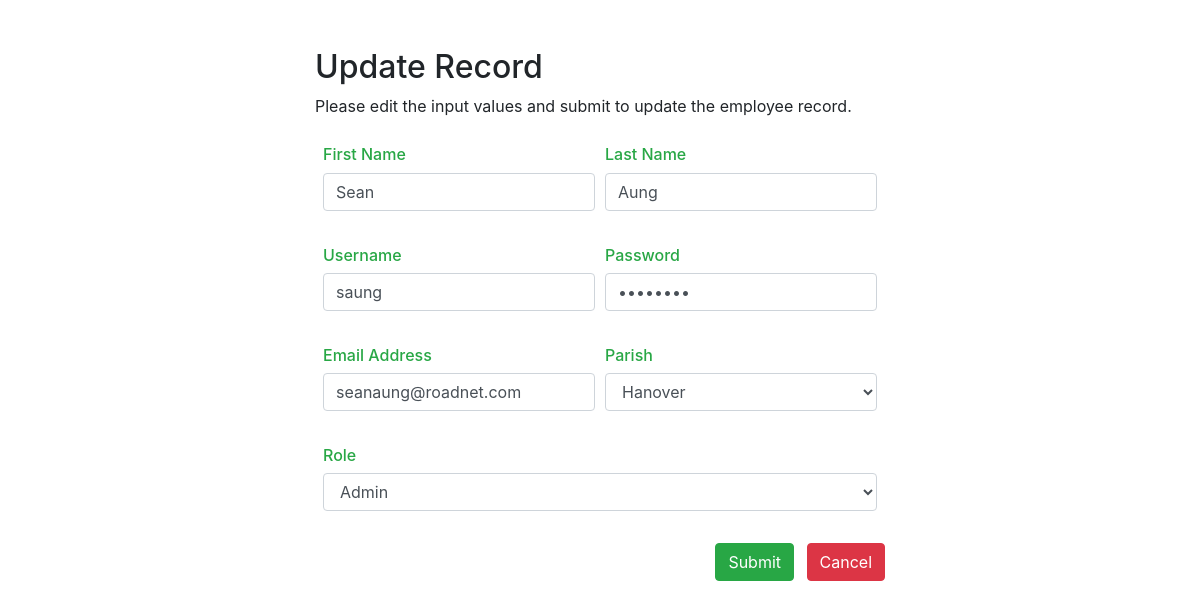
Screenshot of /admin/update.php?id=1 (signed in) with the database file from the repository.
### tables this page shows
CREATE TABLE employee (
    eid int NOT NULL UNIQUE AUTO_INCREMENT,
    fname VARCHAR(30) NOT NULL,
    lname VARCHAR(30) NOT NULL,
    username VARCHAR(30) NOT NULL,
    password VARCHAR(25) NOT NULL,
    email VARCHAR(50) NOT NULL,
    parish VARCHAR(25) NOT NULL,
    role VARCHAR(20) NOT NULL,

    PRIMARY KEY (eid)
);

### admin/update.php (the view, shortened to what this page needs)
<?php
require_once "config.php";
$fname = $lname = $username = $password =$email = $parish = $role = "";
if (isset($_POST["id"]) && !empty($_POST["id"])) {
    $id = $_POST["id"];
    $fname =  $_POST["fname"];
    $lname = $_POST["lname"];
    $username = $_POST["username"];
    $password = $_POST["password"];
    $email = $_POST['email'];
    $parish = $_POST["parish"];
    $role = $_POST["role"];
    $sql = "UPDATE employee SET fname=?, lname=?, username=?, password=?, email=?, parish=?, role=? WHERE eid=?";
    if ($stmt = mysqli_prepare($link, $sql)) {
        mysqli_stmt_bind_param($stmt, "sssssssi", $param_fname, $param_lname, $param_uname, $param_pwd, $param_email, $param_address, $param_role, $param_id);
        $param_fname = $fname;
        $param_lname = $lname;
        $param_uname = $username;
        $param_pwd = $password;
        $param_email = $email;
        $param_address = $parish;
        $param_role = $role;
        $param_id = $id;
        if (mysqli_stmt_execute($stmt)) {
            header("location: http://localhost/roadnet/admin/crud.php");
            exit();
        } else {
            echo "Oops! Something went wrong. Please try again later.";
        }
    }
    mysqli_stmt_close($stmt);
} else {
    if (isset($_GET["id"]) && !empty(trim($_GET["id"]))) {
        $sql = "SELECT * FROM employee WHERE eid = ?";
        if ($stmt = mysqli_prepare($link, $sql)) {
            mysqli_stmt_bind_param($stmt, "i", $param_id);
            if (mysqli_stmt_execute($stmt)) {
                $result = mysqli_stmt_get_result($stmt);
                if (mysqli_num_rows($result) == 1) {
                    $row = mysqli_fetch_array($result, MYSQLI_ASSOC);
                    $fname = $row['fname'];
                    $lname = $row['lname'];
                    $username = $row['username'];
                    $password = $row['password'];
                    $email = $row['email'];
                    $parish = $row['parish'];
                    $role = $row['role'];
                } else {
                    header("location: error.php");
                    exit();
                }
            } else {
                echo "Oops! Something went wrong. Please try again later.";
            }
        }
    } else {
        header("location: error.php");
        exit();
    }
}
?>
<!DOCTYPE html>
<html lang="en">
<head>
    <link rel="stylesheet" href="https://stackpath.bootstrapcdn.com/bootstrap/4.5.2/css/bootstrap.min.css">
</head>
<body>
    <form class="main-form col-10 col-sm-10 col-md-8 col-lg-6 col-xl-6 mx-auto" action="<?php echo htmlspecialchars(basename($_SERVER['REQUEST_URI'])); ?>" method="post">
        <h2 class="mt-5">Update Record</h2>
        <p>Please edit the input values and submit to update the employee record.</p>
        <div class="form-row p-2">
            <div class="form-group col-md-6">
                <label class="h6 text-success" for="fullname">First Name</label>
                <div class="">
                    <input type="text" class="form-control" id="fname" name="fname" placeholder="First Name" value="<?php echo $fname; ?>" required>
                </div>
            </div>
            <div class="form-group col-md-6">
                <label class="h6 text-success" for="lastname">Last Name</label>
                <input type="text" class="form-control" id="lname" name="lname" placeholder="Last Name" value="<?php echo $lname; ?>" required>
            </div>
        </div>
        <div class="form-row p-2">
            <div class="form-group col-md-6">
                <label class="h6 text-success" for="staffuser">Username</label>
                <div class="">
                    <input type="text" class="form-control" id="username" name="username" placeholder="Username" value="<?php echo $username; ?>" required>
                </div>
            </div>
            <div class="form-group col-md-6">
                <label class="h6 text-success" for="staffpwd">Password</label>
                <div class="">
                    <input type="password" class="form-control" id="password" name="password" placeholder="Password" value="<?php echo $password; ?>" required>
                </div>
            </div>
        </div>
        <div class="form-row p-2">
            <div class="form-group col-md-6">
                <label class="h6 text-success" for="email">Email Address</label>
                <input type="email" class="form-control" id="email" name="email" value="<?php echo $email; ?>" required>
            </div>
            <div class="form-group col-md-6">
                    <label class="h6 text-success" for="parish">Parish</label>
                    <div class="">
                        <select name="parish" id="parish" class="form-control" required>
                            <option selected value="<?php echo $parish; ?>"> <?php echo $parish; ?> </option>
                        </select>
                    </div>
            </div>
        </div>
        <div class="p-2 col-12">
            <label class="h6 text-success" for="role">Role</label>
            <div class="">
                <select name="role" id="role" class="form-control" required>
                    <option selected value="<?php echo $role; ?>"> <?php echo $role; ?> </option>
                </select>
            </div>
        </div>
        <br>
        <div class="text-right">
            <input type="submit" class="btn btn-success " value="Submit">
            <a href="crud.php" class="btn btn-danger  ml-2">Cancel</a>
        </div>
    </form>
</body>
</html>

### rows the page displays
employee: fname "Sean", lname "Aung", username "saung", email "seanaung@roadnet.com", parish "Hanover", role "Admin"
